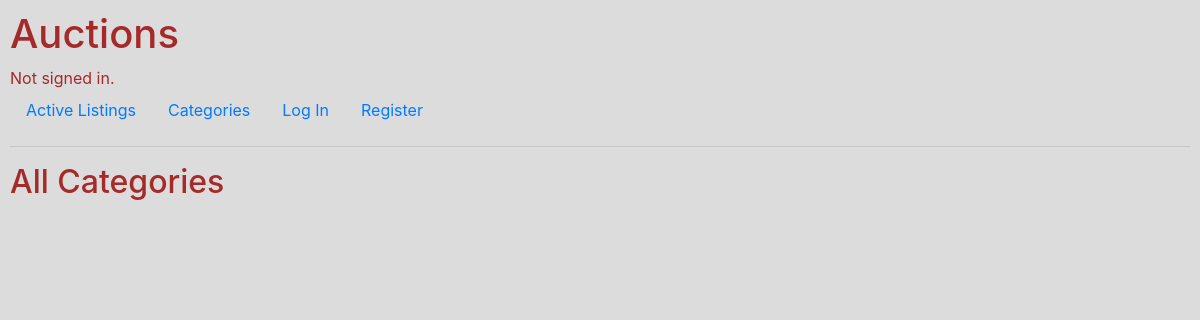
Page /categories on the earlier database version.
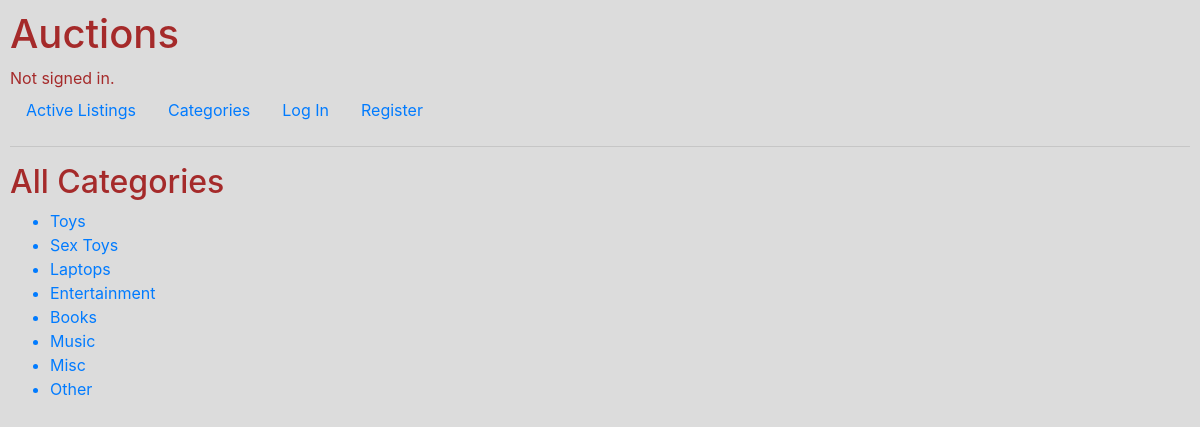
Same page on the later database version.
### auctions/models.py (models this page shows, shortened)
class Category(models.Model):
    categoryName = models.TextField(default="Enter Name")

### auctions/views.py (the view)
# urls.py: path("categories", views.categories, name="categories"),
def categories(request):
    return render(request, "auctions/categories.html",
    {
        "categories": Category.objects.all()
    })

### auctions/templates/auctions/categories.html
{% extends "auctions/layout.html" %}
{% block body %}
    <h2>All Categories</h2>
    <ul>
        {% for category in categories %}
            <a href="{% url 'categoryItems' category.id %}">
                <li> {{ category.categoryName }} </li>
            </a>
        {% endfor %}
    </ul>
{% endblock %}

### auctions/templates/auctions/layout.html (shortened to what this page needs)
{% load static %}
<!DOCTYPE html>
<html lang="en">
    <head>
        <link rel="stylesheet" href="https://stackpath.bootstrapcdn.com/bootstrap/4.4.1/css/bootstrap.min.css">
        <link href="{% static 'auctions/styles.css' %}" rel="stylesheet">
    </head>
    <body>
        <h1>Auctions</h1>
        <div>
            {% if user.is_authenticated %}
                Signed in as <strong>{{ user.username }}</strong>.
            {% else %}
                Not signed in.
            {% endif %}
        </div>
        <ul class="nav">
            <li class="nav-item">
                <a class="nav-link" href="{% url 'index' %}">Active Listings</a>
            </li>
            <li>
                <a href="{% url 'categories' %}" class="nav-link">Categories</a>
            </li>
            {% if user.is_authenticated %}
                <li class="nav-item">
                    <a class="nav-link" href="{% url 'logout' %}">Log Out</a>
                </li>
                <li class="nav-item">
                    <a class="nav-link"href="{% url 'createListing' %}">Create Listing</a>
                </li>
                <li class="nav-item">
                    <a class="nav-link"href="{% url 'watchlist' %}">Watchlist</a>
                </li>
            {% else %}
                <li class="nav-item">
                    <a class="nav-link" href="{% url 'login' %}">Log In</a>
                </li>
                <li class="nav-item">
                    <a class="nav-link" href="{% url 'register' %}">Register</a>
                </li>
            {% endif %}
        </ul>
        <hr>
        {% block body %}
        {% endblock %}
    </body>
</html>

### auctions/static/auctions/styles.css (style rules this page uses)
body { padding: 10px; background-color: gainsboro; color: brown; }
ul { position: relative; }

Differences in the rows shown:
added Category: categoryName "Toys"
added Category: categoryName "Sex Toys"
added Category: categoryName "Laptops"
added Category: categoryName "Entertainment"
added Category: categoryName "Books"
added Category: categoryName "Music"
added Category: categoryName "Misc"
added Category: categoryName "Other"
